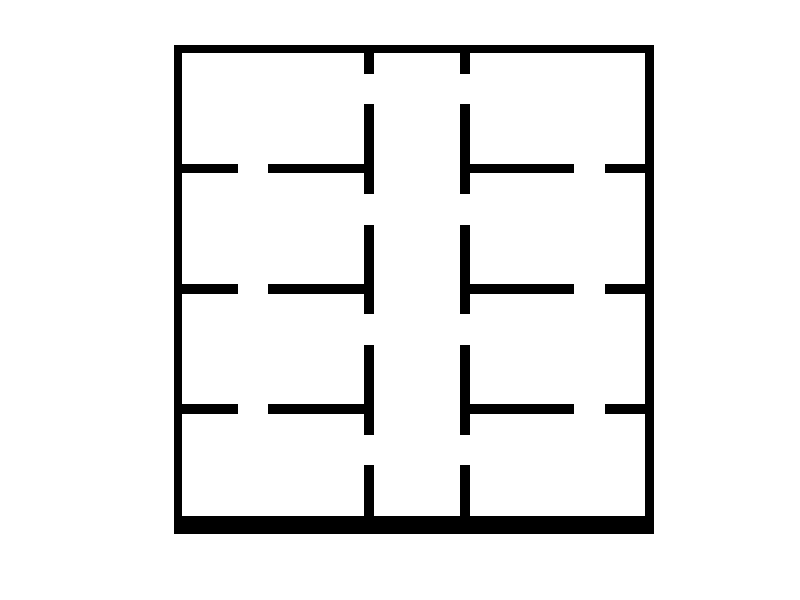
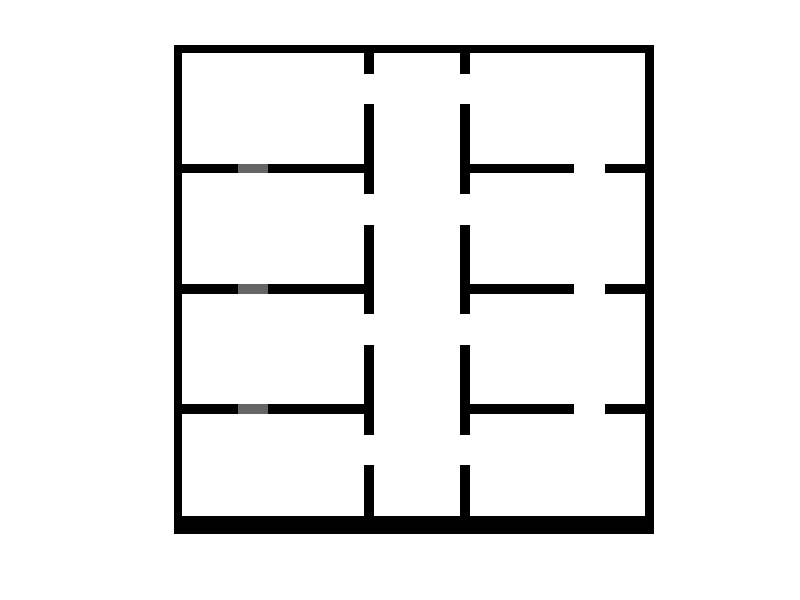

Recreate these plots in MATLAB, in order.
w = 300;
h = 300;
room_h = h/4;
door_size = room_h/4;
Map = ones(h, w);
wall_w = 5;

obstacle_cost = 0.4;

% make border around map
Map(1:h, 1:wall_w) = 0;
Map(1:h, h-wall_w:w) = 0;
Map(1:wall_w, 1:w) = 0;
Map(h-wall_w:h, 1:w) = 0;

% vertical wall
leftcorridor_x = 120;
rightcorridor_x = 180;

% corridor
Map(1:h, leftcorridor_x:leftcorridor_x+wall_w) = 0;
Map(1:h, rightcorridor_x:rightcorridor_x+wall_w) = 0;

% horizontal walls
for i = 1:4
    % left room
    Map(room_h*i:room_h*i+wall_w, 1:leftcorridor_x) = 0;
    % left room vertical door
    Map(room_h*i - (room_h/2) - door_size: room_h*i - (room_h/2),...
        leftcorridor_x:leftcorridor_x+wall_w) = 1;
    % left room horizontal door
    if(i ~=4)
        Map(room_h*i:room_h*i+wall_w, ...
            leftcorridor_x/2-door_size:leftcorridor_x/2) = 1;
    end
    
    % right room
    Map(room_h*i:room_h*i+wall_w, rightcorridor_x:w) = 0;
    % right room vertical door
    Map(room_h*i - (room_h/2) - door_size: room_h*i - (room_h/2),...
        rightcorridor_x:rightcorridor_x+wall_w) = 1;
    % right room horizontal door
    if(i ~=4)
       Map(room_h*i:room_h*i+wall_w, ...
            3*rightcorridor_x/2-door_size:3*rightcorridor_x/2) = 1;
    end
end

figure(1);
imshow(mat2gray(Map));
imwrite(Map,'office_known.pgm');

%% make unknown map
Map_unknown = Map;

% close some doors at random
horiz_doors_left = randperm(3);
horiz_doors_right = randperm(3);

for ctr = 1:3
    % left room horizontal door    
    i = horiz_doors_left(ctr);
    Map_unknown(room_h*i:room_h*i+wall_w, ...
        leftcorridor_x/2-door_size:leftcorridor_x/2) = obstacle_cost;
end

%for ctr = 1:3
%     right room horizontal door
%     i = 3; %horiz_doors_right(ctr);
%     Map_unknown(room_h*i:room_h*i+wall_w, ...
%             3*rightcorridor_x/2-door_size:3*rightcorridor_x/2) = obstacle_cost;        
% end

vert_doors_left = randperm(4);
vert_doors_right = randperm(4);

% for ctr = 1:0
%     i = vert_doors_left(ctr);
%     % left room vertical door
%     Map_unknown(room_h*i - (room_h/2) - door_size: room_h*i - (room_h/2),...
%         leftcorridor_x:leftcorridor_x+wall_w) = obstacle_cost;
%     
%     i = vert_doors_right(ctr);
%     % right room vertical door
%     Map_unknown(room_h*i - (room_h/2) - door_size: room_h*i - (room_h/2),...
%         rightcorridor_x:rightcorridor_x+wall_w) = obstacle_cost;
% end

% add some random obstacles
% num_obstacles = 10;
% obstacles_w = door_size/4;
% obstacles_h = 2;
% obstacles_x = h/2+randperm(h/2, num_obstacles);
% obstacles_y = 5+ randperm(w, num_obstacles);
% for i = 1:num_obstacles
%     Map_unknown(obstacles_x(i)-obstacles_h:obstacles_x(i) + obstacles_h, obstacles_y(i) - obstacles_w:obstacles_y(i) + obstacles_w) = obstacle_cost;
% end
figure(2);
imshow(mat2gray(Map_unknown));
imwrite(Map_unknown, 'office_unknown2.pgm');